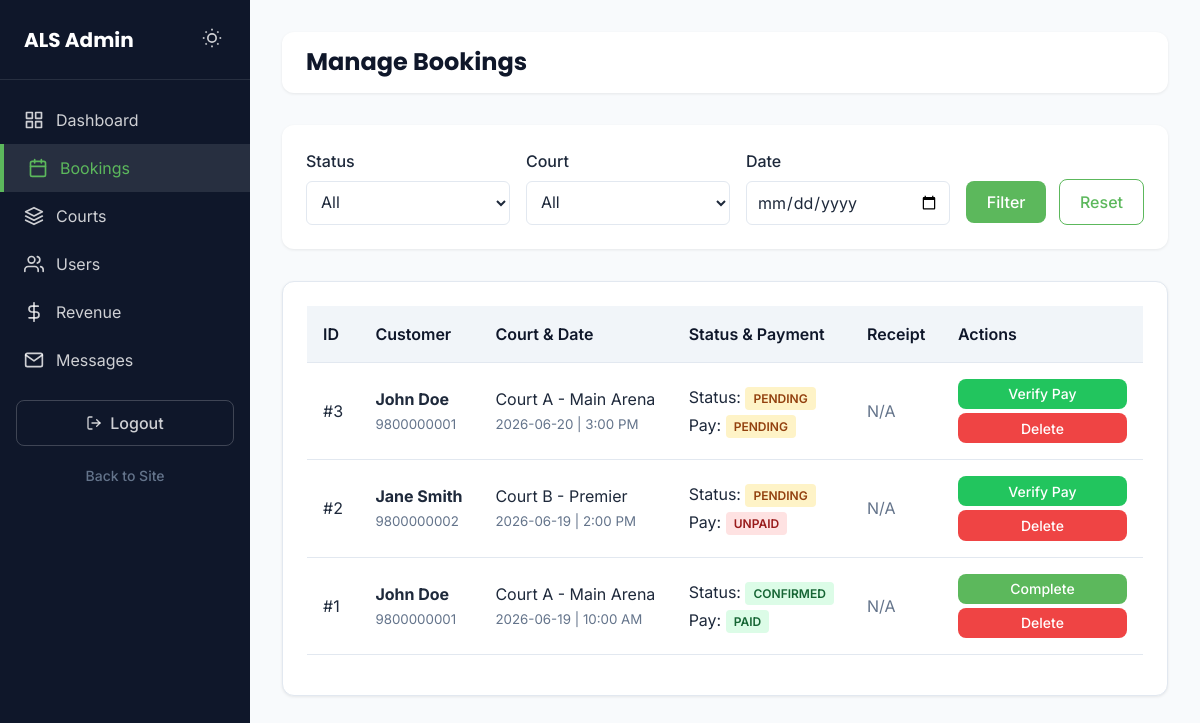
The app's page /admin/bookings.php (signed in) with its own data.
### tables this page shows
CREATE TABLE IF NOT EXISTS bookings (
    id INT AUTO_INCREMENT PRIMARY KEY,
    court_id INT NOT NULL,
    user_id INT NOT NULL,
    booking_date DATE NOT NULL,
    start_time TIME NOT NULL,
    end_time TIME GENERATED ALWAYS AS (ADDTIME(start_time, '01:00:00')) STORED,
    status ENUM('Pending', 'Confirmed', 'Completed', 'Cancelled') DEFAULT 'Pending',
    payment_status ENUM('Unpaid', 'Pending', 'Paid') DEFAULT 'Unpaid',
    payment_method ENUM('manual', 'khalti', 'esewa', 'admin') DEFAULT NULL,
    payment_txn_id VARCHAR(100) DEFAULT NULL,
    payment_screenshot VARCHAR(255) DEFAULT NULL,
    payment_verified_at DATETIME DEFAULT NULL,
    created_at TIMESTAMP DEFAULT CURRENT_TIMESTAMP,
    updated_at TIMESTAMP DEFAULT CURRENT_TIMESTAMP ON UPDATE CURRENT_TIMESTAMP,
    FOREIGN KEY (court_id) REFERENCES courts(id) ON DELETE RESTRICT,
    FOREIGN KEY (user_id) REFERENCES users(id) ON DELETE RESTRICT,
    UNIQUE KEY unique_booking (court_id, booking_date, start_time),
    INDEX idx_user (user_id),
    INDEX idx_date (booking_date),
    INDEX idx_status (status),
    INDEX idx_payment (payment_status)
);

CREATE TABLE IF NOT EXISTS users (
    id INT AUTO_INCREMENT PRIMARY KEY,
    full_name VARCHAR(100) NOT NULL,
    email VARCHAR(255) NOT NULL UNIQUE,
    phone VARCHAR(10) NOT NULL UNIQUE,
    password VARCHAR(255) NOT NULL,
    created_at TIMESTAMP DEFAULT CURRENT_TIMESTAMP,
    updated_at TIMESTAMP DEFAULT CURRENT_TIMESTAMP ON UPDATE CURRENT_TIMESTAMP,
    INDEX idx_phone (phone),
    INDEX idx_email (email)
);

CREATE TABLE IF NOT EXISTS courts (
    id INT AUTO_INCREMENT PRIMARY KEY,
    name VARCHAR(100) NOT NULL,
    sport_type ENUM('football', 'cricket', 'badminton') NOT NULL DEFAULT 'football',
    price_per_hour DECIMAL(10,2) NOT NULL DEFAULT 0.00,
    description TEXT,
    is_active TINYINT(1) DEFAULT 1,
    created_at TIMESTAMP DEFAULT CURRENT_TIMESTAMP,
    INDEX idx_active (is_active)
);

### admin/bookings.php (the view, shortened to what this page needs)
<?php
require_once '../includes/db.php';
$date_filter = $_GET['date'] ?? '';
$where = "1=1";
$sql = "SELECT b.*, c.name as court_name, c.price_per_hour, u.full_name as user_name, u.phone
        FROM bookings b
        JOIN courts c ON b.court_id = c.id
        JOIN users u ON b.user_id = u.id
        WHERE $where
        ORDER BY b.booking_date DESC, b.start_time DESC";
$stmt = $conn->prepare($sql);
$stmt->execute();
$bookings = $stmt->get_result();
$base_path = '../';
function getBadgeClass($status) {
    return match($status) {
        'Paid', 'Confirmed', 'Completed' => 'badge-success',
        'Pending' => 'badge-warning',
        'Unpaid' => 'badge-danger',
        'Cancelled' => 'badge-secondary',
        default => 'badge-primary'
    };
}
?>
<!DOCTYPE html>
<html lang="en">
<head>
    <link rel="stylesheet" href="../assets/css/style.css">
</head>
<body>
<div class="admin-layout">
    <?php include '../includes/admin_sidebar.php'; ?>
    <div class="admin-main">
        <div class="admin-header">
            <h2>Manage Bookings</h2>
        </div>
        <div class="filter-bar">
            <form method="GET">
                <div class="filter-item">
                    <label class="form-label">Status</label>
                    <select name="status" class="form-control">
                        <option value="">All</option>
                    </select>
                </div>
                <div class="filter-item">
                    <label class="form-label">Court</label>
                    <select name="court_id" class="form-control">
                        <option value="">All</option>
                    </select>
                </div>
                <div class="filter-item">
                    <label class="form-label">Date</label>
                    <input type="date" name="date" class="form-control" value="<?php echo htmlspecialchars($date_filter); ?>">
                </div>
                <div>
                    <button type="submit" class="btn btn-primary">Filter</button>
                    <a href="bookings.php" class="btn btn-outline" style="margin-left: 0.5rem;">Reset</a>
                </div>
            </form>
        </div>
        <div class="card">
            <div class="table-responsive">
                <table class="table">
                    <thead>
                        <tr>
                            <th>ID</th>
                            <th>Customer</th>
                            <th>Court & Date</th>
                            <th>Status & Payment</th>
                            <th>Receipt</th>
                            <th>Actions</th>
                        </tr>
                    </thead>
                    <tbody>
                        <?php if($bookings->num_rows > 0): ?>
                            <?php while($b = $bookings->fetch_assoc()): ?>
                            <tr id="booking-row-<?php echo $b['id']; ?>">
                                <td>#<?php echo $b['id']; ?></td>
                                <td>
                                    <strong><?php echo htmlspecialchars($b['user_name']); ?></strong><br>
                                    <small class="text-secondary"><?php echo htmlspecialchars($b['phone']); ?></small>
                                </td>
                                <td>
                                    <?php echo htmlspecialchars($b['court_name']); ?><br>
                                    <small class="text-secondary">
                                        <?php echo $b['booking_date']; ?> | <?php echo date('g:i A', strtotime($b['start_time'])); ?>
                                    </small>
                                </td>
                                <td>
                                    <div>Status: <span class="badge <?php echo getBadgeClass($b['status']); ?>" id="status-<?php echo $b['id']; ?>"><?php echo $b['status']; ?></span></div>
                                    <div class="mt-1">Pay: <span class="badge <?php echo getBadgeClass($b['payment_status']); ?>" id="payment-<?php echo $b['id']; ?>"><?php echo $b['payment_status']; ?></span></div>
                                </td>
                                <td>
                                    <?php if($b['payment_screenshot']): ?>
                                        <button onclick="viewReceipt('<?php echo htmlspecialchars($b['payment_screenshot']); ?>')" class="btn btn-outline btn-sm">View</button>
                                    <?php else: ?>
                                        <span class="text-secondary">N/A</span>
                                    <?php endif; ?>
                                </td>
                                <td>
                                    <?php if($b['payment_status'] !== 'Paid'): ?>
                                        <button onclick="verifyPayment(<?php echo $b['id']; ?>)" class="btn btn-success btn-sm mb-1 w-100">Verify Pay</button>
                                    <?php endif; ?>
                                    <?php if($b['status'] === 'Confirmed'): ?>
                                        <button onclick="completeBooking(<?php echo $b['id']; ?>)" class="btn btn-primary btn-sm mb-1 w-100">Complete</button>
                                    <?php endif; ?>
                                    <button onclick="deleteBooking(<?php echo $b['id']; ?>)" class="btn btn-danger btn-sm w-100">Delete</button>
                                </td>
                            </tr>
                            <?php endwhile; ?>
                        <?php else: ?>
                            <tr><td colspan="6" class="text-center">No bookings found.</td></tr>
                        <?php endif; ?>
                    </tbody>
                </table>
            </div>
        </div>
    </div>
</div>
</body>
</html>

### includes/admin_sidebar.php (shortened to what this page needs)
<?php
$current_page = basename($_SERVER['PHP_SELF']);
?>
<aside class="admin-sidebar" id="adminSidebar">
    <div class="admin-sidebar-header" style="display: flex; justify-content: space-between; align-items: center; position: relative;">
        <a href="<?php echo $base_path; ?>admin/index.php" style="color:white;">ALS Admin</a>
        <button id="themeToggleBtn" class="theme-toggle-btn" style="margin-left: 0; padding: 0.25rem; color: rgba(255, 255, 255, 0.8);" aria-label="Toggle Theme">
            <span id="themeIconContainer">
            </span>
        </button>
    </div>
    <nav class="admin-sidebar-nav">
        <a href="<?php echo $base_path; ?>admin/index.php" class="admin-nav-link <?php echo $current_page == 'index.php' ? 'active' : ''; ?>">
            Dashboard
        </a>
        <a href="<?php echo $base_path; ?>admin/bookings.php" class="admin-nav-link <?php echo $current_page == 'bookings.php' ? 'active' : ''; ?>">
            Bookings
        </a>
        <a href="<?php echo $base_path; ?>admin/courts.php" class="admin-nav-link <?php echo $current_page == 'courts.php' ? 'active' : ''; ?>">
            <svg width="20" height="20" viewBox="0 0 24 24" fill="none" stroke="currentColor" stroke-width="2" stroke-linecap="round" stroke-linejoin="round"><polygon points="12 2 2 7 12 12 22 7 12 2"></polygon><polyline points="2 17 12 22 22 17"></polyline><polyline points="2 12 12 17 22 12"></polyline></svg>
            Courts
        </a>
        <a href="<?php echo $base_path; ?>admin/users.php" class="admin-nav-link <?php echo $current_page == 'users.php' ? 'active' : ''; ?>">
            Users
        </a>
        <a href="<?php echo $base_path; ?>admin/revenue.php" class="admin-nav-link <?php echo $current_page == 'revenue.php' ? 'active' : ''; ?>">
            <svg width="20" height="20" viewBox="0 0 24 24" fill="none" stroke="currentColor" stroke-width="2" stroke-linecap="round" stroke-linejoin="round"><line x1="12" y1="1" x2="12" y2="23"></line><path d="M17 5H9.5a3.5 3.5 0 0 0 0 7h5a3.5 3.5 0 0 1 0 7H6"></path></svg>
            Revenue
        </a>
        <a href="<?php echo $base_path; ?>admin/messages.php" class="admin-nav-link <?php echo $current_page == 'messages.php' ? 'active' : ''; ?>">
            <svg width="20" height="20" viewBox="0 0 24 24" fill="none" stroke="currentColor" stroke-width="2" stroke-linecap="round" stroke-linejoin="round"><path d="M4 4h16c1.1 0 2 .9 2 2v12c0 1.1-.9 2-2 2H4c-1.1 0-2-.9-2-2V6c0-1.1.9-2 2-2z"></path><polyline points="22,6 12,13 2,6"></polyline></svg>
            Messages
        </a>
        <div style="margin-top:auto; padding: 1rem;">
            <a href="<?php echo $base_path; ?>logout.php" class="btn btn-outline" style="width:100%; border-color: rgba(255,255,255,0.2); color: rgba(255,255,255,0.8);">
                Logout
            </a>
            <a href="<?php echo $base_path; ?>index.php" class="btn text-secondary" style="width:100%; margin-top: 0.5rem; font-size: 0.875rem;">
                Back to Site
            </a>
        </div>
    </nav>
</aside>

### assets/css/style.css (style rules this page uses)
:root { --primary-green: #5cb85c; --primary-green-hover: #4cae4c; --dark-navy: #0f172a; --card-bg: #ffffff; --page-bg: #f8fafc; --text-primary: #1e293b; --text-secondary: #64748b; --danger: #ef4444; --warning: #f59e0b; --success: #22c55e; --border-color: #e2e8f0; --heading-color: #0f172a; --table-header-bg: #f1f5f9; --radius-card: 12px; --radius-btn: 8px; --radius-input: 6px; --shadow-sm: 0 1px 3px rgba(0,0,0,0.08); --shadow-md: 0 4px 6px -1px rgba(0,0,0,0.1), 0 2px 4px -1px rgba(0,0,0,0.06); --shadow-lg: 0 10px 15px -3px rgba(0,0,0,0.1), 0 4px 6px -2px rgba(0,0,0,0.05); --transition: 0.2s ease; }
* { margin: 0; padding: 0; box-sizing: border-box; }
body { font-family: 'Inter', sans-serif; background-color: var(--page-bg); color: var(--text-primary); line-height: 1.5; min-height: 100vh; display: flex; flex-direction: column; }
h1, h2, h3, h4, h5, h6 { font-family: 'Poppins', sans-serif; font-weight: 700; line-height: 1.2; color: var(--heading-color); }
a { text-decoration: none; color: var(--primary-green); transition: var(--transition); }
.text-secondary { color: var(--text-secondary); }
.mt-1 { margin-top: 0.25rem; }
.mb-1 { margin-bottom: 0.25rem; }
.w-100 { width: 100%; }
.btn { display: inline-flex; align-items: center; justify-content: center; padding: 0.625rem 1.25rem; font-size: 1rem; font-weight: 500; font-family: 'Inter', sans-serif; border-radius: var(--radius-btn); border: 1px solid transparent; cursor: pointer; transition: var(--transition); text-align: center; }
.btn-primary { background-color: var(--primary-green); color: white; }
.btn-outline { background-color: transparent; border-color: var(--primary-green); color: var(--primary-green); }
.btn-danger { background-color: var(--danger); color: white; }
.btn-success { background-color: var(--success); color: white; }
.btn-sm { padding: 0.35rem 0.75rem; font-size: 0.875rem; }
.form-label { display: block; margin-bottom: 0.5rem; font-weight: 500; color: var(--text-primary); }
.form-control { width: 100%; padding: 0.625rem; font-size: 1rem; font-family: 'Inter', sans-serif; border: 1px solid var(--border-color); border-radius: var(--radius-input); transition: var(--transition); background-color: var(--card-bg); color: var(--text-primary); }
.card { background: var(--card-bg); border-radius: var(--radius-card); box-shadow: var(--shadow-sm); padding: 1.5rem; transition: var(--transition); border: 1px solid var(--border-color); }
.table-responsive { overflow-x: auto; }
.table { width: 100%; border-collapse: collapse; margin-bottom: 1rem; }
.table th, .table td { padding: 1rem; text-align: left; border-bottom: 1px solid var(--border-color); }
.table th { background-color: var(--table-header-bg); font-weight: 600; color: var(--heading-color); }
.badge { padding: 0.25rem 0.5rem; border-radius: 4px; font-size: 0.75rem; font-weight: 600; text-transform: uppercase; }
.badge-success { background: #dcfce7; color: #166534; }
.badge-warning { background: #fef3c7; color: #92400e; }
.badge-danger { background: #fee2e2; color: #991b1b; }
.admin-layout { display: flex; min-height: 100vh; }
.admin-sidebar { width: 250px; background: var(--dark-navy); color: white; display: flex; flex-direction: column; flex-shrink: 0; transition: var(--transition); }
.admin-sidebar-header { padding: 1.5rem; font-size: 1.25rem; font-family: 'Poppins', sans-serif; font-weight: 700; border-bottom: 1px solid rgba(255,255,255,0.1); }
.admin-sidebar-nav { padding: 1rem 0; flex: 1; }
.admin-nav-link { display: flex; align-items: center; gap: 0.75rem; padding: 0.75rem 1.5rem; color: rgba(255,255,255,0.8); transition: var(--transition); }
.admin-nav-link:hover, .admin-nav-link.active { background: rgba(255,255,255,0.1); color: var(--primary-green); border-left: 4px solid var(--primary-green); }
.admin-main { flex: 1; background: var(--page-bg); overflow-y: auto; padding: 2rem; }
.admin-header { display: flex; justify-content: space-between; align-items: center; flex-wrap: wrap; gap: 1rem; margin-bottom: 2rem; background: var(--card-bg); padding: 1rem 1.5rem; border-radius: var(--radius-card); box-shadow: var(--shadow-sm); }
.theme-toggle-btn { background: transparent; border: none; color: rgba(255, 255, 255, 0.8); cursor: pointer; margin-left: 1rem; display: flex; align-items: center; justify-content: center; padding: 0.5rem; transition: var(--transition); }

### records on screen
bookings: id "3", user.full_name "John Doe", user.phone "9800000001", court.name "Court A - Main Arena", booking_date "2026-06-20", start_time "3:00 PM", status "PENDING", payment_status "PENDING", shows "N/A"
bookings: id "2", user.full_name "Jane Smith", user.phone "9800000002", court.name "Court B - Premier", booking_date "2026-06-19", start_time "2:00 PM", status "PENDING", payment_status "UNPAID", shows "N/A"
bookings: id "1", user.full_name "John Doe", user.phone "9800000001", court.name "Court A - Main Arena", booking_date "2026-06-19", start_time "10:00 AM", status "CONFIRMED", payment_status "PAID", shows "N/A"
